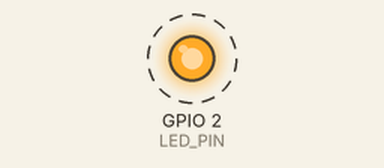
Bench run of a sketch on a simulated ESP32. Parts: output pins drawn as LEDs (lit = HIGH). Dashed ring = blinking. What the sketch prints to the serial monitor is not drawn.

Above: at 0.2 s.
Timing chart, 0 to 3.0 s (numbered marks = the images above):
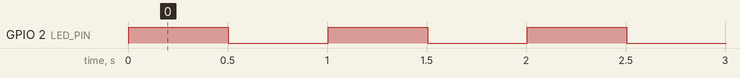

Measured:
- by itself, GPIO 2 (LED_PIN): alternates HIGH for 0.50 s and LOW for 0.50 s

The sketch:

blink.ino
```cpp
// Blink com Log Serial para ESP32
#define LED_PIN 2

void setup() {
  Serial.begin(115200);
  pinMode(LED_PIN, OUTPUT);
  Serial.println("\n=================================");
  Serial.println("  ESP32 Flash Suite: Blink OK!");
  Serial.println("=================================");
}

void loop() {
  digitalWrite(LED_PIN, HIGH);
  Serial.println("[ESP32] LED ON");
  delay(500);
  digitalWrite(LED_PIN, LOW);
  Serial.println("[ESP32] LED OFF");
  delay(500);
}
```
